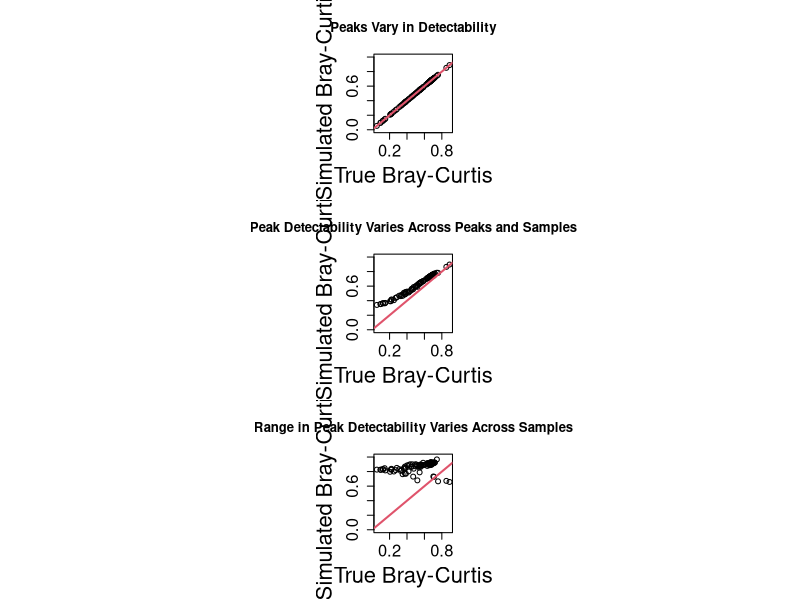

Write R code to recreate this figure.
library('vegan')

bray.full.comp = numeric()

for (bray.it in 1:100) {

# generate two samples that differ by some random amount. goal is to have different levels of compositional differences across iterations
niche.breadth = sample(x = c(5,10,25,50,100,200,400,700,1000),size = 1)
Samp1.niche = sample(x = seq(0,1000),size=1)
Samp2.niche = sample(x = seq(0,1000),size=1)

Samp1 = numeric()
Samp2 = numeric()
for (i in 1:1000) {

  Samp1 = rbind(Samp1,c(max(0,rnorm(n = 1,mean = 100*min(i/Samp1.niche,Samp1.niche/i),sd = niche.breadth))))  
  Samp2 = rbind(Samp2,c(max(0,rnorm(n = 1,mean = 100*min(i/Samp2.niche,Samp2.niche/i),sd = niche.breadth))))  

}

# built species by site matrix
spxsite = data.frame("Samp1" = Samp1,"Samp2" = Samp2)
double.zero = which(spxsite$Samp1 == 0 & spxsite$Samp2 == 0)
if (length(double.zero) > 0) {
  spxsite = spxsite[-which(spxsite$Samp1 == 0 & spxsite$Samp2 == 0),]
}
head(spxsite)

# based on assumption that a given peak has a given level of detectability, and that detection ability does not vary across samples
bray.comp = numeric()

for (i in 1:100) {

  spxsite.mult = spxsite
  
  peaks.detect = runif(n = nrow(spxsite),min = 0,max = 100)
  
  spxsite.mult = spxsite*peaks.detect
  
  bray.comp = rbind(bray.comp,c(vegdist(x = t(spxsite.mult),method = "bray"),i))

}

bray.comp = as.data.frame(bray.comp)
colnames(bray.comp) = c("Bray_Curtis","Iteration")

bray.mean.peak.var = mean(bray.comp$Bray_Curtis)

#mod.to.plot = bray.comp$Bray_Curtis ~ bray.comp$Iteration
#plot(mod.to.plot,ylim=c(0,1), ylab="Bray-Curtis",xlab="Iteration",main="Peaks Vary in Detectability Across Peaks but not Across Samples")
#abline(h = vegdist(x = t(spxsite),method = "bray"),col=2,lwd=2)

# based on assumption that a each peak has a different level of detectability across samples and they are uncorrelated across samples
bray.comp = numeric()

for (i in 1:100) {
  
  spxsite.mult = spxsite
  
  samp1.peaks.detect = runif(n = nrow(spxsite),min = 0,max = 100)
  samp2.peaks.detect = runif(n = nrow(spxsite),min = 0,max = 100)
  
  spxsite.mult$Samp1 = spxsite$Samp1*samp1.peaks.detect
  spxsite.mult$Samp2 = spxsite$Samp2*samp2.peaks.detect
  
  bray.comp = rbind(bray.comp,c(vegdist(x = t(spxsite.mult),method = "bray"),i))
  
}

bray.comp = as.data.frame(bray.comp)
colnames(bray.comp) = c("Bray_Curtis","Iteration")

bray.mean.peak.and.samp.var = mean(bray.comp$Bray_Curtis)

#mod.to.plot = bray.comp$Bray_Curtis ~ bray.comp$Iteration
#plot(mod.to.plot,ylim=c(0,1), ylab="Bray-Curtis",xlab="Iteration",main="Peaks Vary in Detectability Across Peaks and Samples")
#abline(h = vegdist(x = t(spxsite),method = "bray"),col=2,lwd=2)

# based on assumption that a each peak has a different level of detectability across samples and they are uncorrelated across samples, but the two samples have different ranges in detectability
bray.comp = numeric()

for (i in 1:100) {
  
  spxsite.mult = spxsite
  
  samp1.peaks.detect = runif(n = nrow(spxsite),min = 0,max = 10)
  samp2.peaks.detect = runif(n = nrow(spxsite),min = 0,max = 100)
  
  spxsite.mult$Samp1 = spxsite$Samp1*samp1.peaks.detect
  spxsite.mult$Samp2 = spxsite$Samp2*samp2.peaks.detect
  
  bray.comp = rbind(bray.comp,c(vegdist(x = t(spxsite.mult),method = "bray"),i))
  
}

bray.comp = as.data.frame(bray.comp)
colnames(bray.comp) = c("Bray_Curtis","Iteration")

bray.mean.samples.diff.detect.range = mean(bray.comp$Bray_Curtis)

#mod.to.plot = bray.comp$Bray_Curtis ~ bray.comp$Iteration
#plot(mod.to.plot,ylim=c(0,1), ylab="Bray-Curtis",xlab="Iteration",main="Samples Differ in Detectability Range")
#abline(h = vegdist(x = t(spxsite),method = "bray"),col=2,lwd=2)

bray.full.comp = rbind(bray.full.comp,c(vegdist(x = t(spxsite),method = "bray"),bray.mean.peak.var,bray.mean.peak.and.samp.var,bray.mean.samples.diff.detect.range))

}

bray.full.comp = as.data.frame(bray.full.comp)
colnames(bray.full.comp) = c("Bray.True","Bray.Peak.Var","Bray.Peak.Samp.Var","Bray.Samp.Detect.Var")

# make plots

pdf("Bray_Simulations.pdf",height = 15)
par(pty="s",cex.lab=2,cex.axis=1.5,mfrow=c(3,1))

mod.to.plot = bray.full.comp$Bray.Peak.Var ~ bray.full.comp$Bray.True
plot(mod.to.plot,ylab="Simulated Bray-Curtis",xlab="True Bray-Curtis",main="Peaks Vary in Detectability",ylim=c(0,1))
abline(0,1,col=2,lwd=2)

mod.to.plot = bray.full.comp$Bray.Peak.Samp.Var ~ bray.full.comp$Bray.True
plot(mod.to.plot,ylab="Simulated Bray-Curtis",xlab="True Bray-Curtis",main="Peak Detectability Varies Across Peaks and Samples",ylim=c(0,1))
abline(0,1,col=2,lwd=2)

mod.to.plot = bray.full.comp$Bray.Samp.Detect.Var ~ bray.full.comp$Bray.True
plot(mod.to.plot,ylab="Simulated Bray-Curtis",xlab="True Bray-Curtis",main="Range in Peak Detectability Varies Across Samples",ylim=c(0,1))
abline(0,1,col=2,lwd=2)

dev.off()
